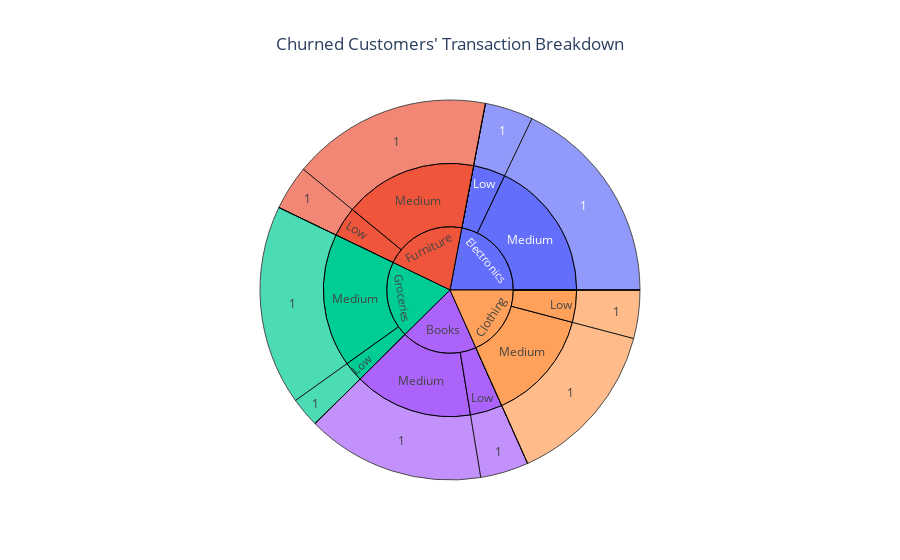

The cell this chart's notebook holds for it:
### Code cell
# Create the Sunburst chart for Churned Customers' Transactions
fig = plot_sunburst(transaction_history_df, 
                    path_columns=['ProductCategory', 'SpendingCategory', 'ChurnStatus'], 
                    title="Churned Customers' Transaction Breakdown")
fig.show()

### Figure 1 — Plotly figure (JSON) as saved in the notebook; plotly's stock layout.template omitted (floating-point values rounded to 4 significant figures)
{"data": [{"branchvalues": "total", "domain": {"x": [0, 1], "y": [0, 1]}, "hovertemplate": "labels=%{label}<br>count=%{value}<br>parent=%{parent}<br>id=%{id}<extra></extra>", "ids": ["Books/Low/1", "Clothing/Low/1", "Electronics/Low/1", "Furniture/Low/1", "Groceries/Low/1", "Books/Medium/1", "Clothing/Medium/1", "Electronics/Medium/1", "Furniture/Medium/1", "Groceries/Medium/1", "Books/High/1", "Clothing/High/1", "Electronics/High/1", "Furniture/High/1", "Groceries/High/1", "Books/Very High/1", "Clothing/Very High/1", "Electronics/Very High/1", "Furniture/Very High/1", "Groceries/Very High/1", "Books/Low", "Clothing/Low", "Electronics/Low", "Furniture/Low", "Groceries/Low", "Books/Medium", "Clothing/Medium", "Electronics/Medium", "Furniture/Medium", "Groceries/Medium", "Books/High", "Clothing/High", "Electronics/High", "Furniture/High", "Groceries/High", "Books/Very High", "Clothing/Very High", "Electronics/Very High", "Furniture/Very High", "Groceries/Very High", "Books", "Clothing", "Electronics", "Furniture", "Groceries"], "labels": ["1", "1", "1", "1", "1", "1", "1", "1", "1", "1", "1", "1", "1", "1", "1", "1", "1", "1", "1", "1", "Low", "Low", "Low", "Low", "Low", "Medium", "Medium", "Medium", "Medium", "Medium", "High", "High", "High", "High", "High", "Very High", "Very High", "Very High", "Very High", "Very High", "Books", "Clothing", "Electronics", "Furniture", "Groceries"], "level": "4239fa", "marker": {"line": {"color": "black", "width": 1}}, "name": "", "parents": ["Books/Low", "Clothing/Low", "Electronics/Low", "Furniture/Low", "Groceries/Low", "Books/Medium", "Clothing/Medium", "Electronics/Medium", "Furniture/Medium", "Groceries/Medium", "Books/High", "Clothing/High", "Electronics/High", "Furniture/High", "Groceries/High", "Books/Very High", "Clothing/Very High", "Electronics/Very High", "Furniture/Very High", "Groceries/Very High", "Books", "Clothing", "Electronics", "Furniture", "Groceries", "Books", "Clothing", "Electronics", "Furniture", "Groceries", "Books", "Clothing", "Electronics", "Furniture", "Groceries", "Books", "Clothing", "Electronics", "Furniture", "Groceries", "", "", "", "", ""], "type": "sunburst", "values": [42, 42, 42, 39, 26, 155, 145, 183, 174, 174, 0, 0, 0, 0, 0, 0, 0, 0, 0, 0, 42, 42, 42, 39, 26, 155, 145, 183, 174, 174, 0, 0, 0, 0, 0, 0, 0, 0, 0, 0, 197, 187, 225, 213, 200]}], "layout": {"autosize": true, "legend": {"tracegroupgap": 0}, "title": {"text": "Churned Customers' Transaction Breakdown", "x": 0.5}}}
